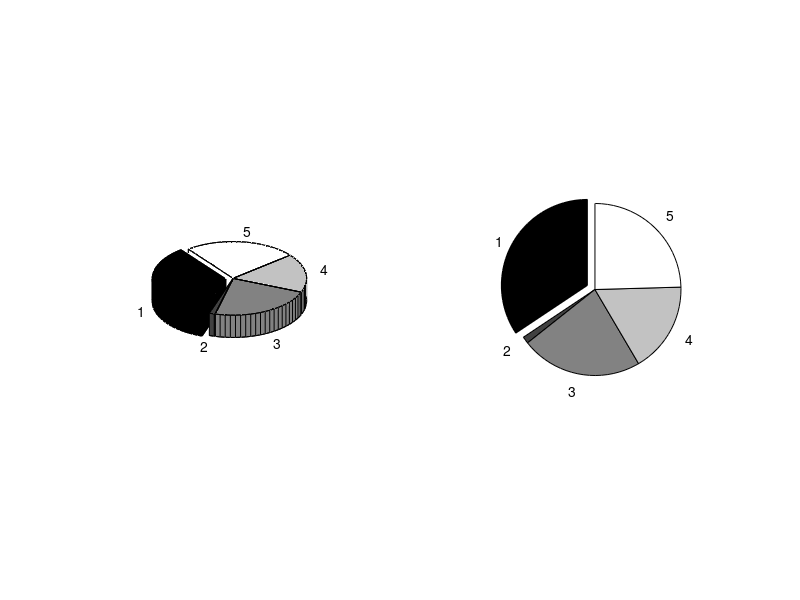

Source code (MATLAB):
x = 100*rand(1,5)
explose = rand(size(x))>0.8
labels ={'1', '2', '3', '4', '5'};
subplot(1,2,1);
pie3(x, explose, labels); colormap(gray)
subplot(1,2,2)
pie(x, explose, labels); colormap(gray)
